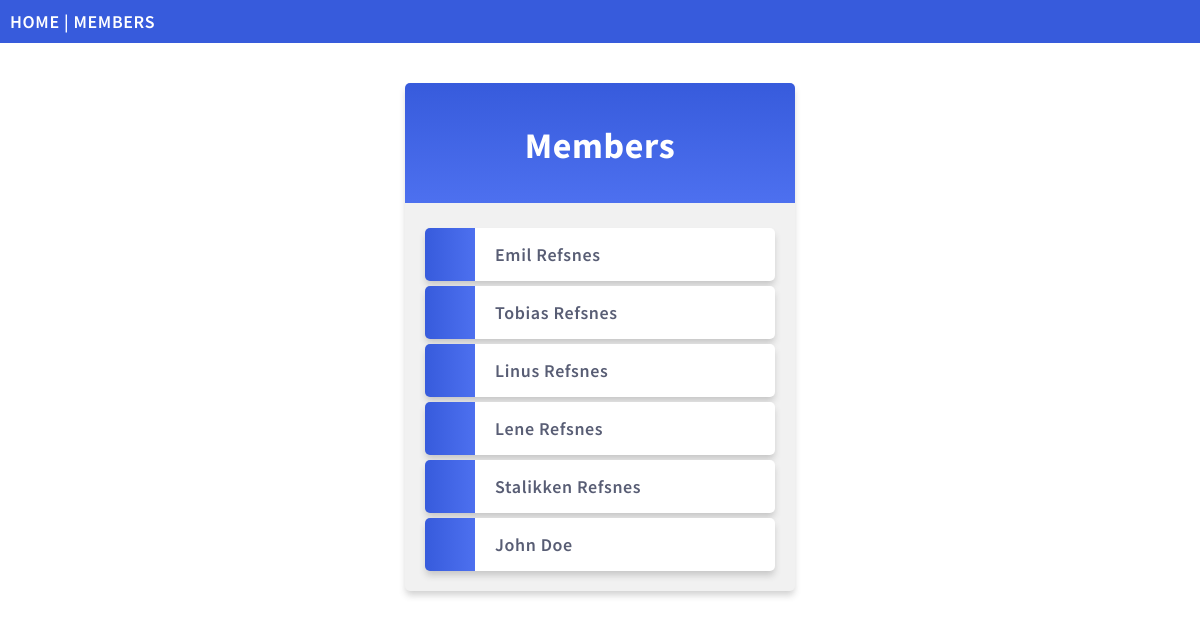
/members/, run on an earlier commit of the app's database.
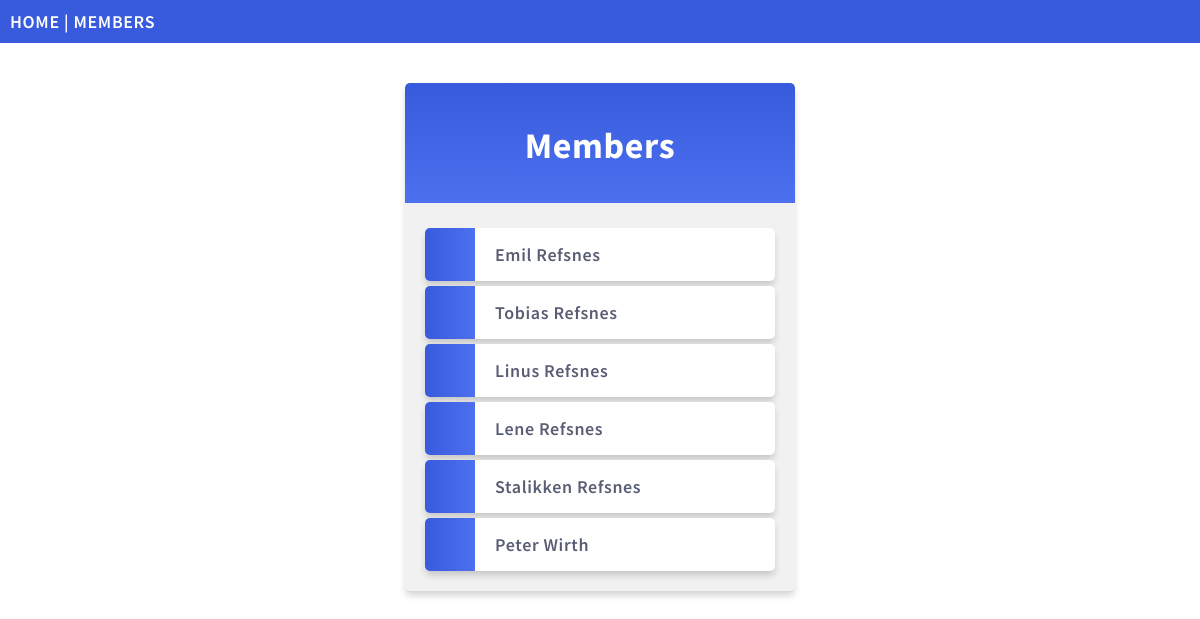
And on a later commit of the database.
### members/models.py (models this page shows, shortened)
class Member(models.Model):
  firstname = models.CharField(max_length=255)
  lastname = models.CharField(max_length=255)
  phone = models.CharField(max_length=255, null=True)
  joined_date = models.DateField(null=True)
  address = models.CharField(max_length=255,null=True)
  city = models.CharField(max_length=255,null=True)
  country = models.CharField(max_length=255,null=True)
  member_fees = models.IntegerField(null=True)

### members/views.py (the view)
# urls.py: path('members/', views.members, name='members'),
def members(request):
  mymembers = Member.objects.all().values()
  template = loader.get_template('all_members.html')
  context = {
    'mymembers': mymembers,
  }
  return HttpResponse(template.render(context, request))

### members/templates/all_members.html (shortened to what this page needs)
{% extends "master.html" %}
{% block content %}
  <div class="mycard">
    <h1>Members</h1>
    <ul>
      {% for x in mymembers %}
        <li onclick="window.location = 'details/{{ x.id }}'">{{ x.firstname }} {{ x.lastname }}</li>
      {% endfor %}
    </ul>
  </div>
{% endblock %}

### members/templates/master.html (shortened to what this page needs)
{% load static %}
<!DOCTYPE html>
<html>
<head>
  <link rel="stylesheet" href="{% static 'mystyles.css' %}">
</head>
<body>
<div class="topnav">
  <a href="/">HOME</a> |
  <a href="/members">MEMBERS</a>
</div>
{% block content %}
{% endblock %}
</body>
</html>

### mystaticfiles/mystyles.css (style rules this page uses)
body { margin:0; font: 600 18px 'Source Sans Pro', sans-serif; letter-spacing: 0.64px; color: #585d74; }
.topnav { background-color:#375BDC; color:#ffffff; padding:10px; }
.topnav a:link, .topnav a:visited { text-decoration: none; color: #ffffff; }
.mycard { background-color: #f1f1f1; background-image: linear-gradient(to bottom, #375BDC, #4D70EF); background-size: 100% 120px; background-repeat: no-repeat; margin: 40px auto; width: 350px; border-radius: 5px; box-shadow: 0 5px 7px -1px rgba(51, 51, 51, 0.23); padding: 20px; }
.mycard h1 { text-align: center; color:#ffffff; margin:20px 0 60px 0; }
ul { list-style-type: none; padding: 0; margin: 0; }
li { background-color: #ffffff; background-image: linear-gradient(to right, #375BDC, #4D70EF); background-size: 50px 60px; background-repeat: no-repeat; cursor: pointer; transition: transform .25s; border-radius: 5px; box-shadow: 0 5px 7px -1px rgba(51, 51, 51, 0.23); padding: 15px; padding-left: 70px; margin-top: 5px; }
a:link, a:visited { color: #375BDC; }

What changed in the data, as far as the page shows it:
changed Member: firstname "John" → "Peter"; lastname "Doe" → "Wirth"
